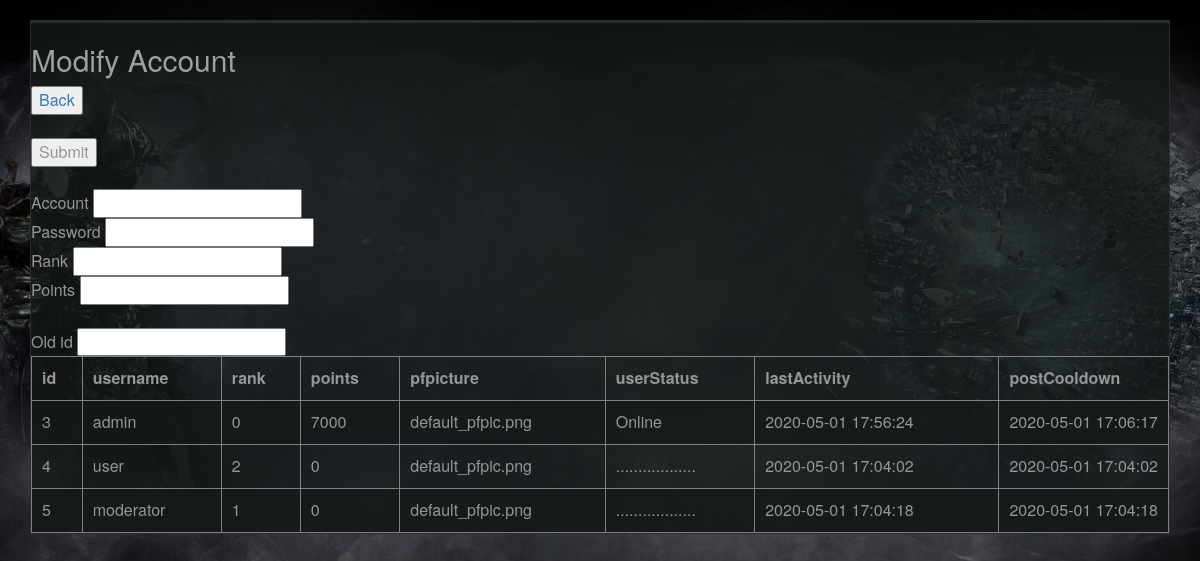
Before: /public/main/private/adm/modifyAccounts.php (signed in) with the older database file.
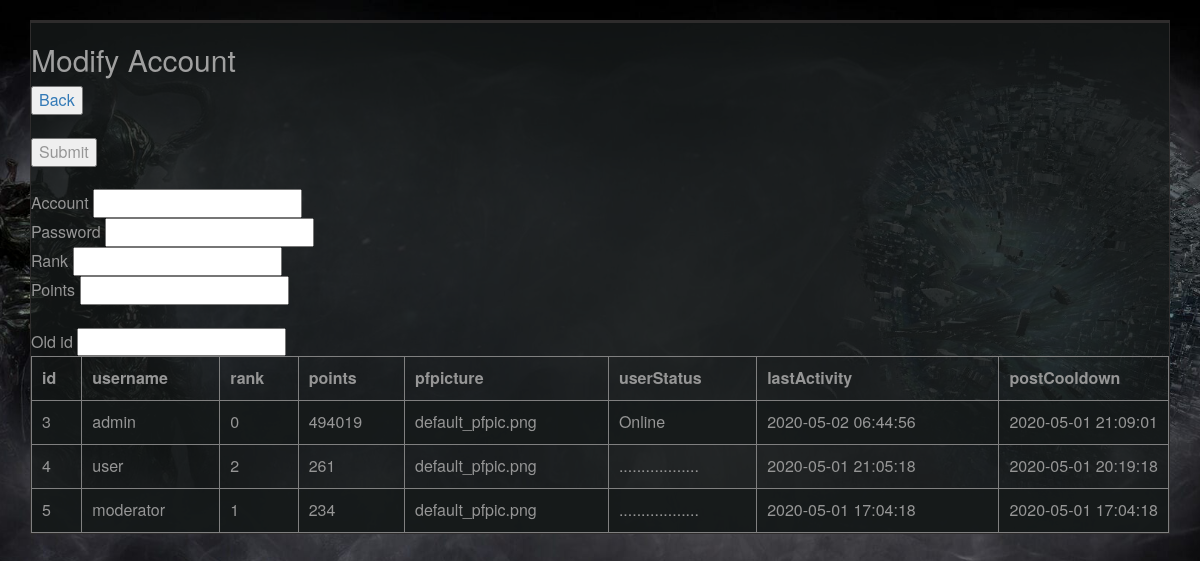
After: the same page with the newer database file.
### tables this page shows
CREATE TABLE IF NOT EXISTS `accounts` (
  `id` int(11) NOT NULL AUTO_INCREMENT,
  `username` varchar(20) NOT NULL,
  `password` varchar(45) NOT NULL,
  `rank` int(11) NOT NULL DEFAULT '2',
  `points` int(11) NOT NULL DEFAULT '0',
  `pfpicture` varchar(100) NOT NULL DEFAULT 'default_pfpic.png',
  `userStatus` int(11) NOT NULL DEFAULT '0',
  `lastActivity` timestamp NOT NULL DEFAULT CURRENT_TIMESTAMP,
  `postCooldown` timestamp NOT NULL DEFAULT CURRENT_TIMESTAMP,
  `skin` int(11) NOT NULL DEFAULT '9999',
  PRIMARY KEY (`id`),
  UNIQUE KEY `username_UNIQUE` (`username`),
  UNIQUE KEY `id_UNIQUE` (`id`)
);

### public/main/private/adm/admFunctionLibrary.php (the view, shortened to what this page needs)
<?php
function showAccounts()
{
    require("../db_con.php");
$sql = "Select * from accounts";
$result = mysqli_query($link, $sql);
$resultCheck = mysqli_num_rows($result);
    if (!isset($_POST['Delete']))
    {
?>
                <div>
                <table border='1' style="border-collapse: collapse;">
                    <tr>
                        <th>id</th>
                        <th>username</th>
                        <th>rank</th>
                        <th>points</th>
                        <th>pfpicture</th>
                        <th>userStatus</th>
                        <th>lastActivity</th>
                        <th>postCooldown</th>
                    </tr>
<?php
    if ($resultCheck > 0)
    {
        while ($row = mysqli_fetch_assoc($result))
            {
                $id = $row['id'];
                $username=$row["username"];
                $rank = $row['rank'];
                $points = $row['points'];
                $pfpicture = $row['pfpicture'];
                $userStatus = $row['userStatus'];
                if ($userStatus == 1)
                {
                    $userStatus = "Online";
                }
                else
                {
                    $userStatus = "..................";
                }
                $lastActivity = $row['lastActivity'];
                $postCooldown = $row['postCooldown'];
                echo "
                <TR>
                    <td>$id</td>
                    <TD>$username</TD>
                    <td>$rank</td>
                    <td>$points</td>
                    <td>$pfpicture</td>
                    <td>$userStatus</td>
                    <td>$lastActivity</td>
                    <td>$postCooldown</td>
                </TR>";
            }
    }
?>
                 </table>
                 </div>
<?php
    }
}
function modifyAccounts()
{
    if (empty($_POST['user']))
    {
    ?>
        <div>
            <h2>Modify Account</h2>
            <a href="admModule.php"><input type="button" value="Back"/></a> <br> <br>
            <form method="post">
            <input type="submit" value="Submit"><br><br>
            Account <input type="text" name="user" required/><br>
            Password <input type="text" name="pass" required/><br>
            Rank    <input type="text" name="rank" required/><br>
            Points <input type="text" name="points" required/><br><br>
            Old id <input type="number" name="id" required/><br>
            </form>
        </div>
    <?php
    showAccounts();
    }
}
    ?>

### public/main/private/adm/modifyAccounts.php (shortened to what this page needs)
<?php
    require("admFunctionLibrary.php");
?>
<!DOCTYPE html>
<html lang="en">
<head>
	<link rel="stylesheet" href="https://maxcdn.bootstrapcdn.com/bootstrap/3.4.1/css/bootstrap.min.css">
	<link href="admstyles.css" media="all" rel="stylesheet" type="text/css"/>
</head>
	<body>
		<div class="container">
            <div class="windowAlert">
			</div>
			<div class="windowMain">
				<?php
				 	modifyAccounts();
				?>
			</div>
		</div>
	</body>
</html>

### public/main/private/adm/admstyles.css (style rules this page uses)
* { font-size: 16px; }
body { background: url("../../../../assets/images/background/background.jpg") no-repeat center center fixed; -webkit-background-size: cover; -moz-background-size: cover; -o-background-size: cover; background-size: cover; overflow-y: scroll; overflow-x: hidden; color: rgb(150, 150, 150); background-color: rgb(83, 82, 82); }
tr td:last-child { width:1%; white-space:nowrap; }
tr:nth-child(even) { background-color: rgba(22,25,25,0.8); }
th,td { padding: 10px; text-align: left; }
h2, h3 { color: rgb(160, 160, 160); }
.windowAlert { background-color: rgba(22,25,25,0.8); border: 1px solid rgb(46,44,44); text-align: center; margin-top: 20px; }
.windowMain { background-color: rgba(22,25,25,0.8); border: 1px solid rgb(46,44,44); }

Changed rows visible on the page:
changed accounts "admin": points "7000" → "494019"; lastActivity "2020-05-01 17:56:24" → "2020-05-02 06:44:56"; postCooldown "2020-05-01 17:06:17" → "2020-05-01 21:09:01"
changed accounts "user": points "0" → "261"; lastActivity "2020-05-01 17:04:02" → "2020-05-01 21:05:18"; postCooldown "2020-05-01 17:04:02" → "2020-05-01 20:19:18"
changed accounts "moderator": points "0" → "234"
